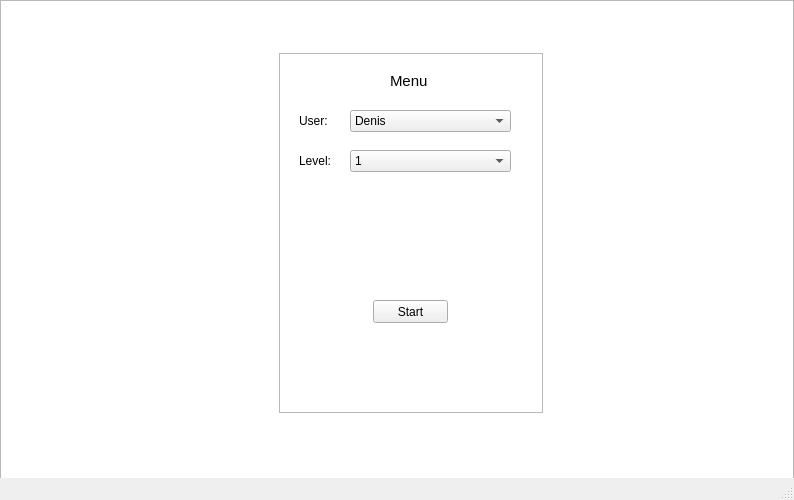
<?xml version="1.0" encoding="UTF-8"?>
<ui version="4.0">
 <class>MainWindow</class>
 <widget class="QMainWindow" name="MainWindow">
  <property name="geometry">
   <rect>
    <x>0</x>
    <y>0</y>
    <width>794</width>
    <height>500</height>
   </rect>
  </property>
  <property name="windowTitle">
   <string>MainWindow</string>
  </property>
  <widget class="QWidget" name="centralwidget">
   <widget class="QGraphicsView" name="graphicsView">
    <property name="geometry">
     <rect>
      <x>0</x>
      <y>0</y>
      <width>794</width>
      <height>500</height>
     </rect>
    </property>
   </widget>
   <widget class="QListWidget" name="listWidget">
    <property name="geometry">
     <rect>
      <x>279</x>
      <y>53</y>
      <width>264</width>
      <height>360</height>
     </rect>
    </property>
   </widget>
   <widget class="QLabel" name="menuLabel">
    <property name="geometry">
     <rect>
      <x>390</x>
      <y>70</y>
      <width>41</width>
      <height>22</height>
     </rect>
    </property>
    <property name="font">
     <font>
      <pointsize>11</pointsize>
     </font>
    </property>
    <property name="text">
     <string>Menu</string>
    </property>
   </widget>
   <widget class="QLabel" name="userLabel">
    <property name="geometry">
     <rect>
      <x>299</x>
      <y>110</y>
      <width>31</width>
      <height>22</height>
     </rect>
    </property>
    <property name="text">
     <string>User:</string>
    </property>
   </widget>
   <widget class="QComboBox" name="UserName">
    <property name="geometry">
     <rect>
      <x>350</x>
      <y>110</y>
      <width>161</width>
      <height>22</height>
     </rect>
    </property>
    <item>
     <property name="text">
      <string>Denis</string>
     </property>
    </item>
    <item>
     <property name="text">
      <string>Anton</string>
     </property>
    </item>
    <item>
     <property name="text">
      <string>Dima</string>
     </property>
    </item>
    <item>
     <property name="text">
      <string>Sani</string>
     </property>
    </item>
   </widget>
   <widget class="QLabel" name="nameLabel">
    <property name="geometry">
     <rect>
      <x>299</x>
      <y>150</y>
      <width>41</width>
      <height>22</height>
     </rect>
    </property>
    <property name="text">
     <string>Level:</string>
    </property>
   </widget>
   <widget class="QComboBox" name="LevelName">
    <property name="geometry">
     <rect>
      <x>350</x>
      <y>150</y>
      <width>161</width>
      <height>22</height>
     </rect>
    </property>
    <item>
     <property name="text">
      <string>1</string>
     </property>
    </item>
    <item>
     <property name="text">
      <string>2</string>
     </property>
    </item>
    <item>
     <property name="text">
      <string>3</string>
     </property>
    </item>
   </widget>
   <widget class="QPushButton" name="StartButton">
    <property name="geometry">
     <rect>
      <x>373</x>
      <y>300</y>
      <width>75</width>
      <height>23</height>
     </rect>
    </property>
    <property name="text">
     <string>Start</string>
    </property>
   </widget>
  </widget>
  <widget class="QMenuBar" name="menubar">
   <property name="geometry">
    <rect>
     <x>0</x>
     <y>0</y>
     <width>794</width>
     <height>20</height>
    </rect>
   </property>
  </widget>
  <widget class="QStatusBar" name="statusbar"/>
 </widget>
 <resources/>
 <connections/>
</ui>
